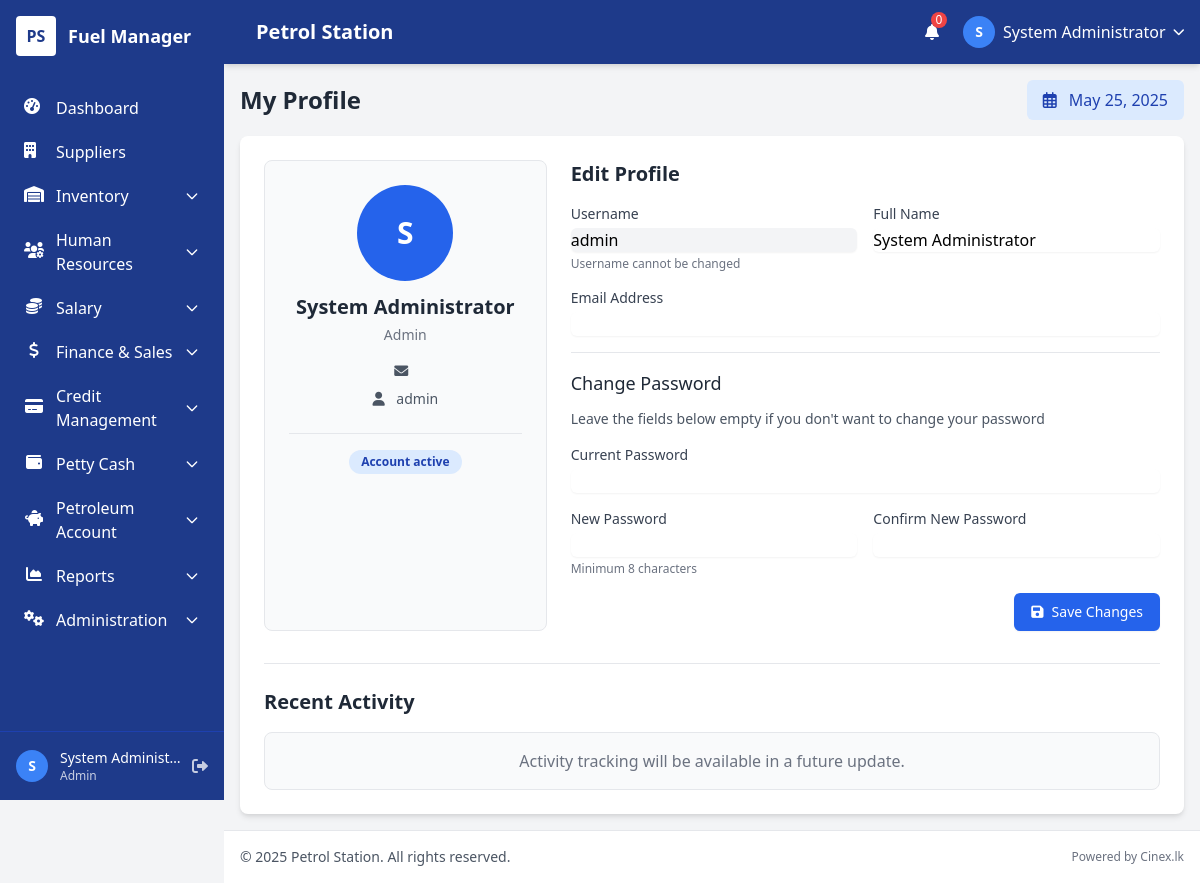
The app's page /profile.php (signed in) with its own data.
### tables this page shows
CREATE TABLE `users` (
  `user_id` int(11) NOT NULL AUTO_INCREMENT,
  `username` varchar(50) NOT NULL,
  `password` varchar(255) NOT NULL,
  `full_name` varchar(100) NOT NULL,
  `role` enum('admin','manager','cashier','attendant') NOT NULL DEFAULT 'attendant',
  `status` enum('active','inactive') NOT NULL DEFAULT 'active',
  `last_login` datetime DEFAULT NULL,
  `created_at` timestamp NOT NULL DEFAULT current_timestamp(),
  `email` varchar(100) DEFAULT NULL,
  PRIMARY KEY (`user_id`),
  UNIQUE KEY `username` (`username`)
);

### includes/config.php (called while the page is built, shortened)
<?php
$app_settings = [];

### includes/functions.php (called while the page is built, shortened)
<?php
function load_settings($conn) {
    global $app_settings;
    $query = "SELECT setting_name, setting_value FROM system_settings";
    $result = $conn->query($query);
    if ($result && $result->num_rows > 0) {
        while ($row = $result->fetch_assoc()) {
            $app_settings[$row['setting_name']] = $row['setting_value'];
        }
    }
    return $app_settings;
}
function get_setting($setting_name, $default = null) {
    global $app_settings;
    if (isset($app_settings[$setting_name])) {
        return $app_settings[$setting_name];
    }
    return $default;
}

### includes/db.php (called while the page is built, shortened)
<?php
require_once __DIR__ . '/config.php';
require_once __DIR__ . '/functions.php';
try {
    $conn = @new mysqli($db_host, $db_user, $db_pass, $db_name);
    if (function_exists('load_settings')) {
       load_settings($conn);
    } else {
       error_log("Warning: function 'load_settings' not found after including functions.php in db.php.");
    }
} catch (Exception $e) {
    error_log("Database setup error: " . $e->getMessage());
    echo "<!DOCTYPE html><html><head><title>Database Error</title></head><body style='font-family: sans-serif;'>";
    echo "<div style='border: 2px solid #cc0000; padding: 20px; margin: 30px auto; max-width: 800px; background-color: #fff0f0;'>";
    echo "<h2 style='color: #cc0000;'>Database Connection Error</h2>";
    echo "<p>We encountered a problem connecting to the database. This may be temporary.</p>";
    echo "<p>Please notify the system administrator if this problem persists.</p>";
    echo "</div>";
    echo "</body></html>";
    exit;
}
?>

### profile.php (the view, shortened to what this page needs)
<?php
$page_title = "My Profile";
require_once 'includes/header.php';
require_once 'includes/db.php';
$stmt = $conn->prepare("SELECT username, full_name, email, role FROM users WHERE user_id = ?");
$stmt->bind_param("i", $_SESSION['user_id']);
$stmt->execute();
$result = $stmt->get_result();
if ($result->num_rows === 1) {
    $user = $result->fetch_assoc();
}
?>
<div class="bg-white rounded-lg shadow-md p-6">
    <div class="grid grid-cols-1 md:grid-cols-3 gap-6">
        <div class="bg-gray-50 p-6 rounded-lg border border-gray-200">
            <div class="flex flex-col items-center text-center">
                <div class="w-24 h-24 mb-3 rounded-full bg-blue-600 flex items-center justify-center">
                    <span class="text-white text-3xl font-bold">
                        <?= strtoupper(substr($user['full_name'], 0, 1)) ?>
                    </span>
                </div>
                <h2 class="text-xl font-semibold text-gray-800"><?= htmlspecialchars($user['full_name']) ?></h2>
                <p class="text-sm text-gray-500 mt-1 capitalize"><?= htmlspecialchars($user['role']) ?></p>
                <p class="mt-4 text-sm text-gray-600">
                    <i class="fas fa-envelope mr-2"></i> <?= htmlspecialchars($user['email']) ?>
                </p>
                <p class="mt-2 text-sm text-gray-600">
                    <i class="fas fa-user mr-2"></i> <?= htmlspecialchars($user['username']) ?>
                </p>
                <div class="mt-6 border-t border-gray-200 pt-4 w-full">
                    <div class="flex items-center justify-center">
                        <span class="px-3 py-1 bg-blue-100 text-blue-800 rounded-full text-xs font-semibold">
                            Account active
                        </span>
                    </div>
                </div>
            </div>
        </div>
        <div class="md:col-span-2">
            <h3 class="text-xl font-semibold text-gray-800 mb-4">Edit Profile</h3>
            <form method="post" class="space-y-4">
                <div class="grid grid-cols-1 md:grid-cols-2 gap-4">
                    <div>
                        <label for="username" class="block text-sm font-medium text-gray-700">Username</label>
                        <input type="text" id="username" name="username" value="<?= htmlspecialchars($user['username']) ?>"
                               class="mt-1 block w-full rounded-md border-gray-300 shadow-sm focus:border-blue-500 focus:ring-blue-500 bg-gray-100"
                               disabled>
                        <p class="mt-1 text-xs text-gray-500">Username cannot be changed</p>
                    </div>
                    <div>
                        <label for="full_name" class="block text-sm font-medium text-gray-700">Full Name</label>
                        <input type="text" id="full_name" name="full_name" value="<?= htmlspecialchars($user['full_name']) ?>"
                               class="mt-1 block w-full rounded-md border-gray-300 shadow-sm focus:border-blue-500 focus:ring-blue-500"
                               required>
                    </div>
                </div>
                <div>
                    <label for="email" class="block text-sm font-medium text-gray-700">Email Address</label>
                    <input type="email" id="email" name="email" value="<?= htmlspecialchars($user['email']) ?>"
                           class="mt-1 block w-full rounded-md border-gray-300 shadow-sm focus:border-blue-500 focus:ring-blue-500"
                           required>
                </div>
                <div class="border-t border-gray-200 pt-4">
                    <h4 class="text-lg font-medium text-gray-800 mb-3">Change Password</h4>
                    <p class="text-sm text-gray-600 mb-4">Leave the fields below empty if you don't want to change your password</p>
                    <div class="space-y-4">
                        <div>
                            <label for="current_password" class="block text-sm font-medium text-gray-700">Current Password</label>
                            <input type="password" id="current_password" name="current_password"
                                   class="mt-1 block w-full rounded-md border-gray-300 shadow-sm focus:border-blue-500 focus:ring-blue-500">
                        </div>
                        <div class="grid grid-cols-1 md:grid-cols-2 gap-4">
                            <div>
                                <label for="new_password" class="block text-sm font-medium text-gray-700">New Password</label>
                                <input type="password" id="new_password" name="new_password"
                                       class="mt-1 block w-full rounded-md border-gray-300 shadow-sm focus:border-blue-500 focus:ring-blue-500">
                                <p class="mt-1 text-xs text-gray-500">Minimum 8 characters</p>
                            </div>
                            <div>
                                <label for="confirm_password" class="block text-sm font-medium text-gray-700">Confirm New Password</label>
                                <input type="password" id="confirm_password" name="confirm_password"
                                       class="mt-1 block w-full rounded-md border-gray-300 shadow-sm focus:border-blue-500 focus:ring-blue-500">
                            </div>
                        </div>
                    </div>
                </div>
                <div class="flex justify-end mt-6">
                    <button type="submit" name="update_profile" class="inline-flex items-center px-4 py-2 border border-transparent rounded-md shadow-sm text-sm font-medium text-white bg-blue-600 hover:bg-blue-700 focus:outline-none focus:ring-2 focus:ring-offset-2 focus:ring-blue-500">
                        <i class="fas fa-save mr-2"></i> Save Changes
                    </button>
                </div>
            </form>
        </div>
    </div>
    <div class="mt-8 border-t border-gray-200 pt-6">
        <h3 class="text-xl font-semibold text-gray-800 mb-4">Recent Activity</h3>
        <div class="bg-gray-50 p-4 rounded-lg border border-gray-200 text-center">
            <p class="text-gray-500">Activity tracking will be available in a future update.</p>
        </div>
    </div>
</div>
<?php
require_once 'includes/footer.php';
?>

### includes/header.php (shortened to what this page needs)
<?php
$current_page = basename($_SERVER['PHP_SELF']);
$user_data = null;
if (isset($_SESSION['user_id'])) {
    require_once __DIR__ . '/db.php';
    $stmt = $conn->prepare("SELECT user_id, username, full_name, role FROM users WHERE user_id = ?");
    $stmt->bind_param("i", $_SESSION['user_id']);
    $stmt->execute();
    $result = $stmt->get_result();
    $user_data = $result->fetch_assoc();
}
$company_name = get_setting('company_name', 'Fuel Manager');
$current_date = date('F d, Y');
?>
<!DOCTYPE html>
<html lang="en">
<head>
    <link href="https://cdn.jsdelivr.net/npm/tailwindcss@2.2.19/dist/tailwind.min.css" rel="stylesheet">
    <link rel="stylesheet" href="https://cdnjs.cloudflare.com/ajax/libs/font-awesome/6.0.0/css/all.min.css">
</head>
<body class="bg-gray-100">
    <?php if ($current_page != 'login.php'): ?>
    <div class="min-h-screen">
        <?php include_once __DIR__ . '/sidebar.php'; ?>
        <div id="main-content-wrapper">
            <header class="bg-header shadow-md z-20 sticky top-0 main-header">
                <div class="flex justify-between items-center h-16 px-4">
                    <div class="flex items-center">
                        <div class="ml-4 text-white text-xl font-semibold">
                            <?= htmlspecialchars($company_name) ?>
                        </div>
                    </div>
                    <div class="flex items-center space-x-4">
                        <div class="relative">
                            <button class="text-white p-2 rounded-full hover:bg-sidebar-active focus:outline-none">
                                <i class="fas fa-bell"></i>
                                <span class="absolute top-0 right-0 h-4 w-4 bg-red-500 rounded-full text-xs flex items-center justify-center">
                                    0
                                </span>
                            </button>
                        </div>
                        <?php if ($user_data): ?>
                        <div class="relative">
                            <button id="user-menu-button" class="flex items-center space-x-2 text-white focus:outline-none">
                                <div class="w-8 h-8 rounded-full bg-secondary flex items-center justify-center">
                                    <?php
                                    $initials = 'S';
                                    if (isset($user_data['full_name'])) {
                                        $name_parts = explode(' ', $user_data['full_name']);
                                        $initials = strtoupper(substr($name_parts[0], 0, 1));
                                        if (count($name_parts) > 1) {
                                            $initials = strtoupper(substr($name_parts[0], 0, 1));
                                        }
                                    }
                                    ?>
                                    <span class="text-sm font-bold"><?= $initials ?></span>
                                </div>
                                <span class="hidden md:inline"><?= htmlspecialchars($user_data['full_name']) ?></span>
                                <i class="fas fa-chevron-down text-xs"></i>
                            </button>
                        </div>
                        <?php endif; ?>
                    </div>
                </div>
            </header>
            <main class="p-4">
                <?php if (isset($page_title)): ?>
                <div class="flex flex-col md:flex-row justify-between items-start md:items-center mb-4">
                    <div>
                        <h1 class="text-2xl font-bold text-gray-800"><?= htmlspecialchars($page_title) ?></h1>
                    </div>
                    <div class="bg-blue-100 px-4 py-2 rounded-md text-blue-800 font-medium mt-4 md:mt-0">
                        <i class="far fa-calendar-alt mr-2"></i> <?= $current_date ?>
                    </div>
                </div>
                <?php endif; ?>
    <?php endif; ?>

### records on screen
users: full_name "S", full_name "System Administrator", role "Admin", username "admin"

### other values on screen
$text "Dashboard Suppliers"
substr($_SESSION['full_name'] ?? 'U', 0, 1) "S"
$_SESSION['full_name'] "System Administ…"
$_SESSION['role'] "Admin"
$company_name "Petrol Station"
$page_title "My Profile"
get_setting('company_name', 'Fuel Manager') "Petrol Station"
